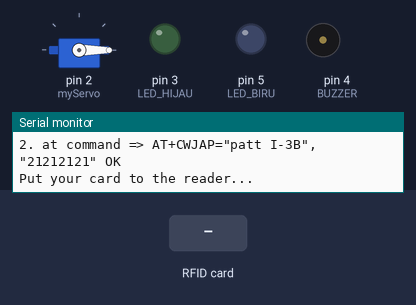
Bench run of a sketch on a simulated Arduino Uno, built with avr-gcc and run on an emulated ATmega328P. Shown: servo, output pins drawn as LEDs (lit = HIGH), buzzer (waves = sounding), the last lines printed to the serial monitor. The inputs (shaded band) are chosen by the test bench. The modem accepts every AT command (registered, SIM ready, sends succeed) and sends nothing else; pins used as bus, display or sensor lines are not drawn.

Above: at 1.3 s.
1.4 s: RFID card 21 21 21 21 held to the reader
At 1.7 s:
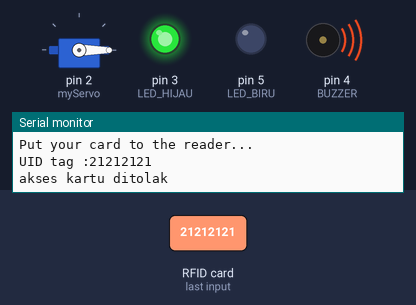
3.9 s: RFID card DA 03 8A 19 held to the reader
At 4.75 s:
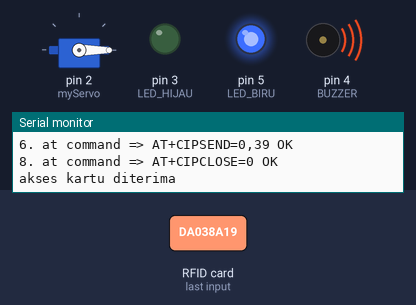
At 5.3 s:
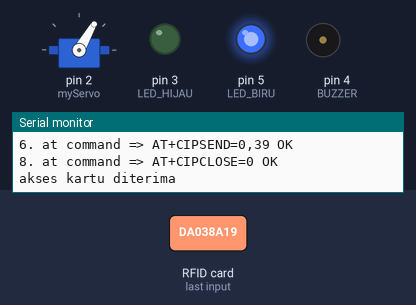
Timing chart, 0 to 11.4 s (numbered marks = the images above; inputs shaded):
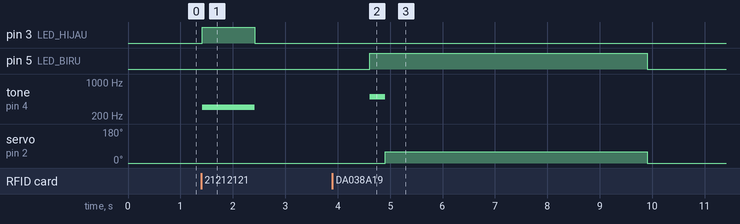

Measured:
- after the input at 1.4 s, pin 3 (LED_HIJAU): LOW → HIGH at once, → LOW 1.0 s later; tone on pin 4 (BUZZER): silent → 300 Hz at once, → silent 1.0 s later
- after the input at 3.9 s, pin 5 (LED_BIRU): LOW → HIGH after 0.71 s, → LOW 5.3 s later; tone on pin 4 (BUZZER): silent → 500 Hz after 0.71 s, → silent 0.30 s later; servo on pin 2 (myServo): 0° → 60° after 1.0 s, → 0° 5.0 s later

The sketch:

codinganfix.ino
```cpp
#include <SoftwareSerial.h>
#include <stdlib.h>
#include <SPI.h>
#include <MFRC522.h>
#include <Servo.h>

#define SS_PIN 10
#define RST_PIN 9
#define LED_BIRU 5 //akses diterima LED BIRU pin
#define LED_HIJAU 3 //akses ditolak LED BIRU pin
#define BUZZER 4 //buzzer pin
MFRC522 mfrc522(SS_PIN, RST_PIN);   // Create MFRC522 instance.
Servo myServo; //define servo name

String AP = "patt I-3B";       // WIFI NAME
String PASS = "21212121"; // WIFI PASSWORD
String IP = "192.168.43.62";
String Port = "80";
int countTrueCommand;
int countTimeCommand;
boolean found = false;

SoftwareSerial mySerial(6, 7); // RX, TX

void setup() {
  // Open serial communications and wait for port to open:
  Serial.begin(9600);
  mySerial.begin(9600);
  SPI.begin();      // Initiate  SPI bus
  mfrc522.PCD_Init();   // Initiate MFRC522
  pinMode(LED_BIRU, OUTPUT);
  pinMode(LED_HIJAU, OUTPUT);
  pinMode(BUZZER, OUTPUT);
  noTone(BUZZER);
  sendCommand("AT",5,"OK");
  sendCommand("AT+CWMODE=1",5,"OK");
  sendCommand("AT+CWJAP=\""+ AP +"\",\""+ PASS +"\"",20,"OK");
  myServo.attach(2); //servo pin
  myServo.write(0); //servo start position
  Serial.println("Put your card to the reader...");
  Serial.println();
}

void loop() { // run over and over
  // Look for new cards
  if ( ! mfrc522.PICC_IsNewCardPresent())
  {
    return;
  }
  // Select one of the cards
  if ( ! mfrc522.PICC_ReadCardSerial())
  {
    return;
  }
  //Show UID on serial monitor
  Serial.print("UID tag :");
  String content= "";
  byte letter;
  for (byte i = 0; i < mfrc522.uid.size; i++)
  {
     Serial.print(mfrc522.uid.uidByte[i] < 0x10 ? "0" : "");
        Serial.print(mfrc522.uid.uidByte[i], HEX);
     content.concat(String(mfrc522.uid.uidByte[i] < 0x10 ? "0" : ""));
     content.concat(String(mfrc522.uid.uidByte[i], HEX));
  }
  Serial.println();
  content.toUpperCase();
  String data = content.substring(0);
  String getdata = "GET /F1/prosesdata.php?uid="+data;

  if (content.substring(0) == "DA038A19" || content.substring(0) == "046E1CAA705B80") //change here the UID of the card/cards that you want to give access
  {
    sendCommand("AT",5,"OK");
    sendCommand("AT+CIPMUX=1",5,"OK");
    sendCommand("AT+CIPSTART=0,\"TCP\",\""+ IP +"\","+ Port,15,"OK");
    sendCommand("AT+CIPSEND=0," +String(getdata.length()+4),4,">");
    mySerial.println("GET /F1/prosesdata.php?uid="+data);
    countTrueCommand++;
    sendCommand("AT+CIPCLOSE=0",5,"OK");
    Serial.println("akses kartu diterima");
    Serial.println();
    delay(500);
    digitalWrite(LED_BIRU, HIGH);
    tone(BUZZER, 500);
    delay(300);
    noTone(BUZZER);
    myServo.write(60);
    delay(5000);
    myServo.write(0);
    digitalWrite(LED_BIRU, LOW);
  }
  else   {
    Serial.println("akses kartu ditolak");
    digitalWrite(LED_HIJAU, HIGH);
    tone(BUZZER, 300);
    delay(1000);
    digitalWrite(LED_HIJAU, LOW);
    noTone(BUZZER);
  }

  delay(1000);

}

void sendCommand(String command, int maxTime, char readReplay[]) {
  Serial.print(countTrueCommand);
  Serial.print(". at command => ");
  Serial.print(command);
  Serial.print(" ");
  while(countTimeCommand < (maxTime*1))
  {
    mySerial.println(command);//at+cipsend
    if(mySerial.find(readReplay))//ok
    {
      found = true;
      break;
    }

    countTimeCommand++;
  }

  if(found == true)
  {
    Serial.println("OK");
    countTrueCommand++;
    countTimeCommand = 0;
  }

  if(found == false)
  {
    Serial.println("Fail");
    countTrueCommand = 0;
    countTimeCommand = 0;
  }

  found = false;
 }
```
